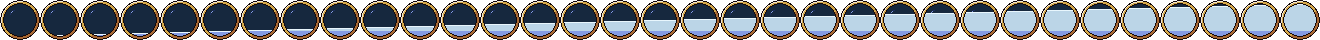
#> input picture docs/superpowers/mockups/zone-view-lacquer/lacquer_orb_madra_strip_ai.png, 2640 x 80 px (shown at 1/2 size)
$ python kit_adventure.py
#> lines starting #> are read from the running program, lines starting #| are printed output that depends on the picture
### docs/superpowers/mockups/adventure-view-lacquer/gen/adv_base.py
"""Shared setup for the adventure view mock's generators.

Imports the zone kit's primitives (docs/superpowers/mockups/zone-view-lacquer/gen/) and points
their save() at this folder, so every new piece is drawn with the same rims, grain and palette.
Same rules as the zone kit: drawn at native size, saved at 2x nearest, lit from the top-left,
hand-placed detail, no randomness. Every file ends in _ai.

The vitals ramps below (health, stamina) are a PROPOSAL for style guide question G2; they are
not in the kit's palette yet.
"""
import os
import sys

HERE = os.path.dirname(os.path.abspath(__file__))
MOCKS = os.path.dirname(os.path.dirname(HERE))          # docs/superpowers/mockups/
REPO = os.path.dirname(os.path.dirname(os.path.dirname(MOCKS)))
ZONE_GEN = os.path.join(MOCKS, 'zone-view-lacquer', 'gen')
ZONE_KIT = os.path.join(MOCKS, 'zone-view-lacquer') + '/'
OUT = os.path.join(MOCKS, 'adventure-view-lacquer') + '/'
ASSETS = os.path.join(REPO, 'assets') + '/'

sys.path.insert(0, ZONE_GEN)
import lq_base as B  # noqa: E402
import kit_ui as K   # noqa: E402

B.OUT = OUT          # lq_base.save() writes lacquer_<name>_ai.png here
B.TILES = ASSETS + 'sprites/tilemap/hex_tiles/forest/'   # the user's forest tiles the zone kit's helpers read (kit_map.mask()): this repo's, not the zone kit's authoring session's

from lq_base import (CLEAR, INK, DEEP, LAC, GRAIN, GRAIN2, RAISED, RIM_S, RIM, BRASS,  # noqa: E402,F401
                     BRASS_SH, CREAM, TAN, JADE_HI, JADE, JADE_SH, JADE_OL, M_HI, M_PALE, M_MID,
                     M_DEEP, M_OL, VERM, VERM_D, hx, new, put, rect, save, side_of, streak, gloss,
                     lit_mask, dome, strap, cabinet, socket, tray, brass_plate, tablet, seal,
                     carved_line)
from kit_ui import SOCKET, caps, board_base, recess, pressed, rod_pair, drawer_face  # noqa: E402,F401
from PIL import Image  # noqa: E402

TAN_SH = hx('7A654C')
DIM = hx('94806A')
SHADOW = hx('050707')
GROUND = hx('090E0E')

# Proposed vitals ramps (G2). Hi, pale (text), mid, deep, outline: the same five roles as the
# Madra ramp, so an orb or rod recolours one for one.
H_HI, H_PALE, H_MID, H_DEEP, H_OL = hx('FFD9D2'), hx('E8737A'), hx('B8304A'), hx('5A1626'), hx('3A0E18')
S_HI, S_PALE, S_MID, S_DEEP, S_OL = hx('EEF5C8'), hx('C9DB86'), hx('8FAE3E'), hx('3E5418'), hx('1E2A0C')
MADRA_RAMP = (M_HI, M_PALE, M_MID, M_DEEP, M_OL)
HEALTH_RAMP = (H_HI, H_PALE, H_MID, H_DEEP, H_OL)
STAMINA_RAMP = (S_HI, S_PALE, S_MID, S_DEEP, S_OL)

# Locked veil, the kit's desaturated ramp: the "spent" palette for cleared glyphs.
VEIL_LOCKED = (hx('151A18'), hx('39423E'), hx('4B5550'), hx('5F6A65'), hx('76827C'))
# Uncharted veil, dark to light: the veil over a revealed tile whose content is unknown.
VEIL_UNCHARTED = (hx('0B1211'), hx('16211F'), hx('1C2927'), hx('243431'), hx('2D3F3B'))
FOG_T1 = (hx('0C1312'), hx('111A19'), hx('16211F'), hx('1D2B28'))   # line, shade, base, light
FOG_T2 = (hx('182423'), hx('0F1716'), hx('111A19'), hx('131D1C'))
FOG_T3 = hx('0D1514')


def save_as(img, filename, s=2):
    """Save outside the lacquer_ prefix (stage, sprites, map layers), still _ai, at s x nearest."""
    assert filename.endswith('_ai.png'), filename
    if s != 1:
        img = img.resize((img.width * s, img.height * s), Image.NEAREST)
    img.save(OUT + filename)
    B.SAVED.append(filename)


def recolour(img, mapping):
    """Swap exact RGBA colours (palette state, never a tint)."""
    out = img.copy()
    px = out.load()
    for y in range(out.height):
        for x in range(out.width):
            p = px[x, y]
            if p in mapping:
                px[x, y] = mapping[p]
    return out


def rows(img, x0, y0, art, legend):
    """Draw pixel rows: one character per pixel, '.' or ' ' is clear (aseprite draw_rows style)."""
    for j, line in enumerate(art):
        for i, ch in enumerate(line):
            if ch in '. ':
                continue
            put(img, x0 + i, y0 + j, legend[ch])


def lum(p):
    return 0.2126 * p[0] + 0.7152 * p[1] + 0.0722 * p[2]

### docs/superpowers/mockups/zone-view-lacquer/gen/kit_ui.py
"""Lacquer and brass, full kit: the panel pieces (left column, zone chest, dock).

Extends lq_base.py (the swatch generator). Same rules: one native grid saved at 2x
nearest, grain and gloss placed by hand, lit from the top-left, no randomness.
"""
import math

from lq_base import (CLEAR, INK, DEEP, LAC, GRAIN, GRAIN2, RAISED, RIM_S, RIM, BRASS, BRASS_SH,
                     CREAM, TAN, JADE_HI, JADE, JADE_SH, M_HI, M_PALE, M_MID, M_DEEP, M_OL, VERM,
                     VERM_D, hx, new, put, rect, save, side_of, streak, gloss, lit_mask, dome,
                     strap, cabinet, socket, tray, brass_plate, tablet, seal, carved_line)
import lq_base as B

SOCKET = hx('110707')   # the darkest lacquer, inside carved sockets (swatch core orb)


# ----------------------------------------------------------------------------
# Small brass corner caps (the running drawer's caps, any size)
# ----------------------------------------------------------------------------
def caps(img, arm=7, th=3, corners=('tl', 'tr', 'bl', 'br'), x0=0, y0=0, w=None, h=None):
    w = w or img.width
    h = h or img.height
    for corner in corners:
        m = set()
        for i in range(arm):
            for t in range(th):
                m.add((i, t))
                m.add((t, i))
        m.discard((arm - 1, th - 1))
        m.discard((th - 1, arm - 1))

        def fl(p, corner=corner):
            x, y = p
            if corner in ('tr', 'br'):
                x = w - 1 - x
            if corner in ('bl', 'br'):
                y = h - 1 - y
            return (x0 + x, y0 + y)
        pts = {fl(p) for p in m}
        edge = {p for p in pts if p[0] in (x0, x0 + w - 1) or p[1] in (y0, y0 + h - 1)}
        lit_mask(img, pts, edge)
        X, Y = fl((0, 0))
        put(img, X, Y, CLEAR)


# ----------------------------------------------------------------------------
# Zone chest: the zone panel, sized to its content (revision 2). Three slices: the top
# (header and Now tray, 128 px), a middle that repeats down (128 px), the bottom (48 px).
# ----------------------------------------------------------------------------
# [33 lines left out: function chest, not called in this run]


# ----------------------------------------------------------------------------
# Boards: log board (fixed), lore popover panel
# ----------------------------------------------------------------------------
def board_base(w, h, chamfer=True):
    img = new(w, h)
    for y in range(h):
        for x in range(w):
            d, s = side_of(x, y, w, h)
            if d == 0:
                c = INK
            elif d == 1:
                c = RIM if s == 'lit' else DEEP
            elif d == 2:
                c = INK if s == 'lit' else RIM_S
            else:
                c = LAC
            img.putpixel((x, y), c)
    if chamfer:
        for (cx, cy, sx, sy) in ((0, 0, 1, 1), (w - 1, 0, -1, 1), (0, h - 1, 1, -1), (w - 1, h - 1, -1, -1)):
            put(img, cx, cy, CLEAR)
            put(img, cx + sx, cy, CLEAR)
            put(img, cx, cy + sy, CLEAR)
            put(img, cx + sx, cy + sy, INK)
            put(img, cx + 2 * sx, cy, INK)
            put(img, cx, cy + 2 * sy, INK)
    return img


# [128 lines left out: functions log_board, lore_panel, drawer_face, drawers, frame_brass, token and 1 more, not called in this run]


# ----------------------------------------------------------------------------
# Tags: carved recess (IDLE ACTIVE SHOP STORY RUNNING), brass plate (ENTER),
# cinnabar seals (NEW, LOCKED), recess (UNKNOWN)
# ----------------------------------------------------------------------------
def recess(name, w, h, field=DEEP):
    img = new(w, h)
    for y in range(h):
        for x in range(w):
            d, s = side_of(x, y, w, h)
            if d == 0:
                c = INK if s == 'lit' else RIM_S
            elif d == 1:
                c = INK if s == 'lit' else field
            else:
                c = field
            img.putpixel((x, y), c)
    save(img, name)


# [177 lines left out: functions tags, pressed, buttons, trays, rail, groove, not called in this run]


# ----------------------------------------------------------------------------
# Progress: rods (empty / full pairs per width; the fill is the full rod clipped)
# ----------------------------------------------------------------------------
def rod_pair(name, w, hi, mid, sh):
    h = 5
    for kind in ('empty', 'full'):
        img = new(w, h, INK)
        for x in range(w):
            put(img, x, h - 1, RIM_S)
        for y in range(h - 1):
            put(img, w - 1, y, RIM_S)
        put(img, w - 1, 0, INK)
        if kind == 'full':
            for x in range(1, w - 1):
                put(img, x, 1, hi)
                put(img, x, 2, mid)
                put(img, x, 3, sh)
        save(img, name + '_' + kind)
    end = new(1, h)   # the rounded rod end, laid on the last filled column
    put(end, 0, 0, INK)
    put(end, 0, 1, mid)
    put(end, 0, 2, mid)
    put(end, 0, 3, INK)
    put(end, 0, 4, RIM_S)
    save(end, name + '_end')


# [305 lines left out: functions rods, beads_strip, ring_frame, brass_disc, ring_strips, madra_orb_frame and 5 more, not called in this run]


# [3 lines that do not run on import are left out]

### docs/superpowers/mockups/zone-view-lacquer/gen/lq_base.py
"""Lacquer and brass base (copied from lacquer_work/v2/gen2.py; only OUT, save() and the tile paths changed).

Round 2 notes: every sprite drawn at native size, saved at 2x nearest.

One object per panel (no shared 9-slice): the cultivator cabinet, the hanging goals
board, the zone cabinet with its drawers, the dock shelf. Grain, gloss and wear are
placed by hand below, not by a random generator.
"""
import math
from PIL import Image

SCRATCH = ("C:/Users/lione/AppData/Local/Temp/claude/C--worktrees-EndlessPath-endless-path-js-vs-godot-fe1f72/"
           "c2134538-305c-43cf-9f63-9a433ef4bec2/scratchpad/")
OUT = SCRATCH + "lacquer_full/assets/"
REPO = "C:/worktrees/EndlessPath/endless-path-js-vs-godot-fe1f72/"
TILES = REPO + "assets/sprites/tilemap/hex_tiles/forest/"


def hx(s):
    s = s.lstrip('#')
    return (int(s[0:2], 16), int(s[2:4], 16), int(s[4:6], 16), 255)


CLEAR = (0, 0, 0, 0)
# lacquer ramp: 8x8_ui_elements_blood.png
INK = hx('150909')
DEEP = hx('230f0f')
LAC = hx('2c1414')
GRAIN = hx('321616')
GRAIN2 = hx('391919')
RAISED = hx('462020')
RIM_S = hx('612b2b')
RIM = hx('692f2f')
# brass, cream, tan: pixel_theme.tres; brass shade: ic_merchant.png
BRASS = hx('D4A84A')
BRASS_SH = hx('A66834')
CREAM = hx('F0E8D8')
TAN = hx('A89070')
# jade: ic_fern.png
JADE_HI = hx('AAECCE')
JADE = hx('5CC4A0')
JADE_SH = hx('2F6B4A')
JADE_OL = hx('102c1e')
# madra: the in-game orb / ic_dewdrop.png / character.png
M_HI = hx('E8F6FD')
M_PALE = hx('BBD5E7')
M_MID = hx('849BE4')
M_DEEP = hx('1C2F60')
M_OL = hx('16283e')
# vermilion: victory_icon.png #b64336, one step darker so cream text passes 4.5:1
VERM = hx('A83C30')
VERM_D = hx('7E2A22')


def new(w, h, c=CLEAR):
    return Image.new('RGBA', (w, h), c)


def put(img, x, y, c):
    if 0 <= x < img.width and 0 <= y < img.height:
        img.putpixel((x, y), c)


# [4 lines left out: function rect, not called in this run]


SAVED = []


def save(img, name, s=2):
    """Every sprite is drawn at native size and written at 2x nearest, with the _ai suffix."""
    fn = 'lacquer_' + name + '_ai.png'
    img.resize((img.width * s, img.height * s), Image.NEAREST).save(OUT + fn)
    SAVED.append(fn)


def side_of(x, y, w, h):
    dt, db, dl, dr = y, h - 1 - y, x, w - 1 - x
    d = min(dt, db, dl, dr)
    s = sorted([(dt, 0), (dl, 1), (db, 2), (dr, 3)])[0][1]
    return d, ('lit' if s in (0, 1) else 'shade')


# ----------------------------------------------------------------------------
# Hand-placed details
# ----------------------------------------------------------------------------
def streak(img, x0, y, length, jogs=(), col=GRAIN):
    """One grain line. jogs: (offset, dy) pairs where the line steps up or down."""
    j = dict(jogs)
    for i in range(length):
        y += j.get(i, 0)
        put(img, x0 + i, y, col)


def gloss(img, y, segs):
    """Lacquer gloss: a 1 px (2 screen px) reflected band, broken into a few dashes."""
    for x0, x1, c in segs:
        for x in range(x0, x1 + 1):
            put(img, x, y, c)


def nail(img, x, y):
    put(img, x, y, INK)
    put(img, x + 1, y + 1, BRASS_SH)


def lit_mask(img, pts, edge):
    """Colour a brass shape lit from the top-left; `edge` pixels are left as ink."""
    w, h = img.size
    inner = lambda q: q in pts and q not in edge
    for (X, Y) in pts:
        if (X, Y) in edge:
            img.putpixel((X, Y), INK)
            continue
        if not inner((X, Y - 1)) or not inner((X - 1, Y)):
            c = CREAM
        elif not inner((X, Y + 1)) or not inner((X + 1, Y)):
            c = BRASS_SH
        else:
            c = BRASS
        img.putpixel((X, Y), c)
    for (X, Y) in list(pts):
        for dx, dy in ((1, 0), (-1, 0), (0, 1), (0, -1)):
            q = (X + dx, Y + dy)
            if 0 <= q[0] < w and 0 <= q[1] < h and q not in pts:
                img.putpixel(q, INK)


# [223 lines left out: functions dome, strap, cabinet, cultivator, goals_board, zone_cabinet and 2 more, not called in this run]


# ----------------------------------------------------------------------------
# Recessed tray for the Now strip and the dock shelf
# ----------------------------------------------------------------------------
def tray(name, w, h, field=DEEP):
    img = new(w, h)
    for y in range(h):
        for x in range(w):
            d, s = side_of(x, y, w, h)
            if d == 0:
                c = INK if s == 'lit' else RIM
            elif d == 1:
                c = INK if s == 'lit' else field
            else:
                c = field
            img.putpixel((x, y), c)
    save(img, name)
    return img


def brass_plate(name, w, h):
    """Little label plate riveted over an edge (the Now legend)."""
    img = new(w, h)
    for y in range(h):
        for x in range(w):
            d, s = side_of(x, y, w, h)
            if d == 0:
                c = INK
            elif d == 1:
                c = CREAM if s == 'lit' else BRASS_SH
            else:
                c = BRASS
            img.putpixel((x, y), c)
    for p in ((0, 0), (w - 1, 0), (0, h - 1), (w - 1, h - 1)):
        put(img, p[0], p[1], CLEAR)
    put(img, 2, h // 2, INK)
    put(img, w - 3, h // 2, INK)
    save(img, name)


def tablet(name, w, h, ring=False):
    """Raised button. ring=True wraps it in the 2 px brass notification ring."""
    img = new(w, h)
    for y in range(h):
        for x in range(w):
            d, s = side_of(x, y, w, h)
            if ring:
                if d == 0:
                    c = BRASS_SH if s == 'shade' else BRASS
                elif d == 1:
                    c = INK
                elif d == 2:
                    c = RIM if s == 'lit' else DEEP
                else:
                    c = RAISED
            else:
                if d == 0:
                    c = INK
                elif d == 1:
                    c = RIM if s == 'lit' else DEEP
                else:
                    c = RAISED
            img.putpixel((x, y), c)
    for p in ((0, 0), (w - 1, 0), (0, h - 1), (w - 1, h - 1)):
        put(img, p[0], p[1], CLEAR)
    save(img, name)


# [20 lines left out: function nameboard, not called in this run]


# ----------------------------------------------------------------------------
# Seals: hand-cut chops, the worn bites placed by hand
# ----------------------------------------------------------------------------
def seal(name, w, h, bites, starved=()):
    """Cinnabar chop: a solid block, corners knocked off, worn bites cut by hand."""
    img = new(w, h, VERM)
    for p in ((0, 0), (w - 1, 0), (0, h - 1), (w - 1, h - 1)):
        put(img, p[0], p[1], CLEAR)
    for (x, y) in bites:
        put(img, x, y, CLEAR)
    for (x, y) in starved:
        put(img, x, y, VERM_D)
    save(img, name)


# ----------------------------------------------------------------------------
# Progress: jade or Madra rods inlaid in a carved groove; abacus beads for XP
# ----------------------------------------------------------------------------
# [183 lines left out: functions rod, beads, bead_ring, madra_orb, core_orb, carved_line and 1 more, not called in this run]


WARM_OL = hx('341E0E')
GOLD_Y = hx('E3B95A')
GOLD_C = hx('C4884A')


# [220 lines left out: functions icons, core_icon, thumb, char_shadow, fog, not called in this run]


# [33 lines that do not run on import are left out]

### docs/superpowers/mockups/adventure-view-lacquer/gen/kit_adventure.py
"""Adventure view mock: the new UI pieces (vitals, technique dock, trays, plates, cooldown ring).

Run build_all.py. Native sizes below; every file is saved at 2x (screen px in comments).
Only the decided design is built (grill rounds 1 and 2, 2026-10-22): the columns layout, the
radial cooldown sweep, and round 1's paper scroll kept as the reference for the deferred end card.
"""
from adv_base import (B, Image, OUT, ZONE_KIT, ASSETS as ASSETS_DIR, CLEAR, INK, DEEP, LAC, GRAIN,
                      GRAIN2, RAISED, RIM_S, RIM, BRASS, BRASS_SH, CREAM, TAN, TAN_SH, JADE_HI, JADE,
                      JADE_SH, SOCKET, H_HI, H_PALE, H_MID, H_DEEP, S_HI, S_PALE, S_MID, S_DEEP,
                      MADRA_RAMP, HEALTH_RAMP, new, put, save, save_as, side_of, streak, gloss, tray,
                      brass_plate, tablet, seal, caps, board_base, recess, rod_pair, recolour, rows)


# ----------------------------------------------------------------------------
# Vitals: the health orb (the Madra orb strip, recoloured one for one) and the rods
# ----------------------------------------------------------------------------
def health_orb_strip():
    madra = Image.open(ZONE_KIT + 'lacquer_orb_madra_strip_ai.png').convert('RGBA')
#> madra is the input picture: PIL image 2640x80 RGBA; mean R, G, B, A 80.8, 83.2, 85.8, 195.1
    health = recolour(madra, dict(zip(MADRA_RAMP, HEALTH_RAMP)))
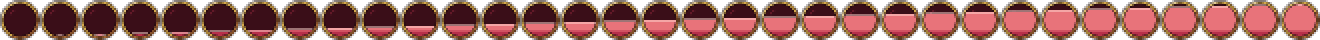
#> health: PIL image 2640x80 RGBA (shown at 1/4 size); mean R, G, B, A 100.8, 53.3, 48.6, 195.1; transparent parts drawn white
    save_as(health, 'lacquer_orb_health_strip_ai.png', s=1)     # 33 frames of 80x80


def rods():
    rod_pair('rod_stamina', 120, S_HI, S_PALE, S_MID)        # 240: vitals cabinet
    rod_pair('rod_health', 130, H_HI, H_PALE, H_MID)         # 260: opponent chest
    rod_pair('rod_cast', 120, JADE_HI, JADE, JADE_SH)        # 240: player cast tray
    rod_pair('rod_intent', 128, JADE_HI, JADE, JADE_SH)      # 256: the opponent's cast


# ----------------------------------------------------------------------------
# Sockets and caps
# ----------------------------------------------------------------------------
def bezel_socket(name, n, bezel=True):
    """A carved socket. bezel=True rings it with a raised lacquer lip (technique slots)."""
#> called with name = 'slot', n = 40, bezel = True
    img = new(n, n)
#> img: PIL image 40x40 RGBA; every value is 0
    for y in range(n):
        for x in range(n):
            d, s = side_of(x, y, n, n)
            if bezel:
                if d == 0:
                    c = INK
                elif d == 1:
                    c = RIM if s == 'lit' else DEEP
                elif d == 2:
                    c = RAISED
                elif d == 3:
                    c = INK if s == 'lit' else RIM_S
                else:
                    c = SOCKET
            else:
                if d == 0:
                    c = INK if s == 'lit' else RIM
                elif d == 1:
                    c = INK if s == 'lit' else DEEP
                else:
                    c = SOCKET
            img.putpixel((x, y), c)
    for p in ((0, 0), (n - 1, 0), (0, n - 1), (n - 1, n - 1)):
        put(img, p[0], p[1], CLEAR)
    save(img, name)
#> in save (call 13), `img.resize((img.width * s, img.height * s), Image.NEAREST).save(OUT + ..`:
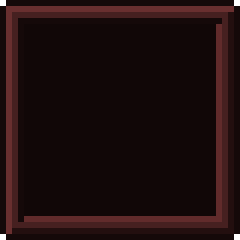
#> saved as lacquer_slot_ai.png: PIL image 80x80 RGBA (shown 3 times larger); mean R, G, B, A 30.3, 13.1, 13.1, 254.4; transparent parts drawn white


def sockets():
    bezel_socket('slot', 40)                 # 80: technique slot, 64 icon at +8
    bezel_socket('socket_loot', 36, False)   # 72: loot, 64 icon at +4 (deferred end card)
#> call 2 of bezel_socket, with name = 'socket_loot', n = 36, bezel = False
#> the loop in bezel_socket (call 2), `for y in range(n):` made 36 passes
#> after the loop in bezel_socket (call 2), `for y in range(n):`:
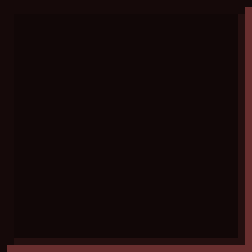
#> img: PIL image 36x36 RGBA (shown 7 times larger); mean R, G, B, A 23, 9.7, 9.7, 255
#> the loop in bezel_socket (call 2), `for p in ((0, 0), (n - 1, 0), (0, n - 1), (n - 1, n - 1)):` made 4 passes
#> in save (call 14), `img.resize((img.width * s, img.height * s), Image.NEAREST).save(OUT + ..`:
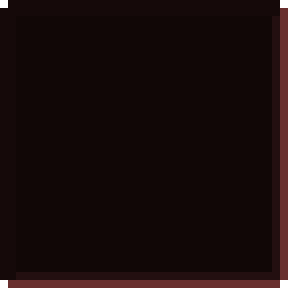
#> saved as lacquer_socket_loot_ai.png: PIL image 72x72 RGBA (shown 4 times larger); mean R, G, B, A 22.9, 9.7, 9.7, 254.2; transparent parts drawn white
    bezel_socket('socket_buff', 20, False)   # 40: buff or loot in the Run ledger, 32 icon at +4
#> call 3 of bezel_socket, with name = 'socket_buff', n = 20, bezel = False
#> after the loop in bezel_socket (call 3), `for y in range(n):`:
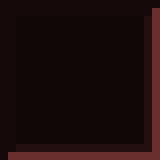
#> img: PIL image 20x20 RGBA (shown 8 times larger); mean R, G, B, A 27.4, 11.7, 11.7, 255
#> the loop in bezel_socket (call 3), `for p in ((0, 0), (n - 1, 0), (0, n - 1), (n - 1, n - 1)):` made 4 passes
#> in save (call 15), `img.resize((img.width * s, img.height * s), Image.NEAREST).save(OUT + ..`:
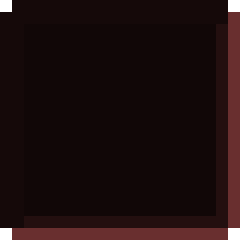
#> saved as lacquer_socket_buff_ai.png: PIL image 40x40 RGBA (shown 6 times larger); mean R, G, B, A 26.9, 11.5, 11.5, 252.4; transparent parts drawn white
    bezel_socket('socket_glyph', 24, False)  # 48: the Here tray's glyph, 32 at +8
#> in save (call 16), `img.resize((img.width * s, img.height * s), Image.NEAREST).save(OUT + ..`:
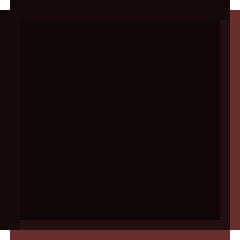
#> saved as lacquer_socket_glyph_ai.png: PIL image 48x48 RGBA (shown 5 times larger); mean R, G, B, A 25.5, 10.9, 10.9, 253.2; transparent parts drawn white
    tablet('keycap', 11, 11)                 # 22: Q W E R
#> (the rest of the program and of its run is left out)
